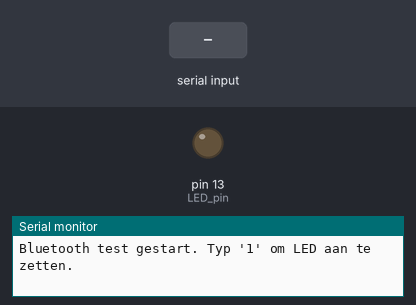
Simulated run of this sketch. Board: Arduino Uno, built with avr-gcc and run on an emulated ATmega328P. On the bench: output pins drawn as LEDs (lit = HIGH), the last lines printed to the serial monitor. Inputs (shaded band) come from the test bench.

Above: at 1.2 s.
1.3 s: "1" received over the second serial link
At 2.3 s:
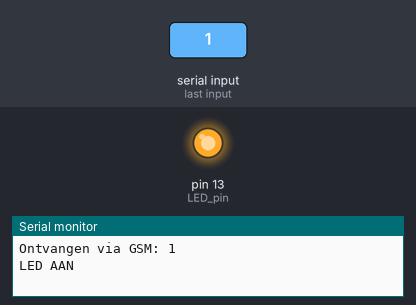
2.8 s: "0" received over the second serial link
At 3.5 s:
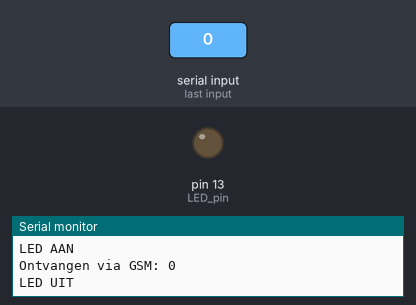
Timing chart, 0 to 5.8 s (numbered marks = the images above; inputs shaded):
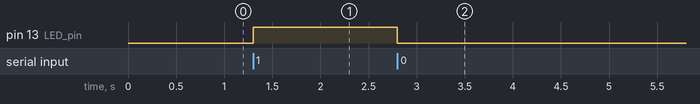

The sketch:

POC_HC05.ino
```cpp
#include <SoftwareSerial.h>

SoftwareSerial BT(3, 2); // RX, TX

char inkomend;


void setup() {
  pinMode(13, OUTPUT);         // LED pin
  Serial.begin(9600);          // Seriële monitor
  BT.begin(9600);              // Bluetooth standaard baudrate
  Serial.println("Bluetooth test gestart. Typ '1' om LED aan te zetten.");
}

void loop() {
    // Als er data van GSM (Bluetooth) komt
  if (BT.available()) {
    inkomend = BT.read();
    Serial.print("Ontvangen via GSM: ");
    Serial.println(inkomend);

    if (inkomend == '1') {
      digitalWrite(13, HIGH);
      Serial.println("LED AAN");
    }
    else if (inkomend == '0') {
      digitalWrite(13, LOW);
      Serial.println("LED UIT");
    }
  }

  // Optioneel: stuur ook data terug naar GSM wat op de seriële monitor binnenkomt
  if (Serial.available()) {
    BT.write(Serial.read());
  }
}
```

Measured:
- after the input at 1.3 s, pin 13 (LED_pin): LOW → HIGH at once
- after the input at 2.8 s, pin 13 (LED_pin): HIGH → LOW at once
